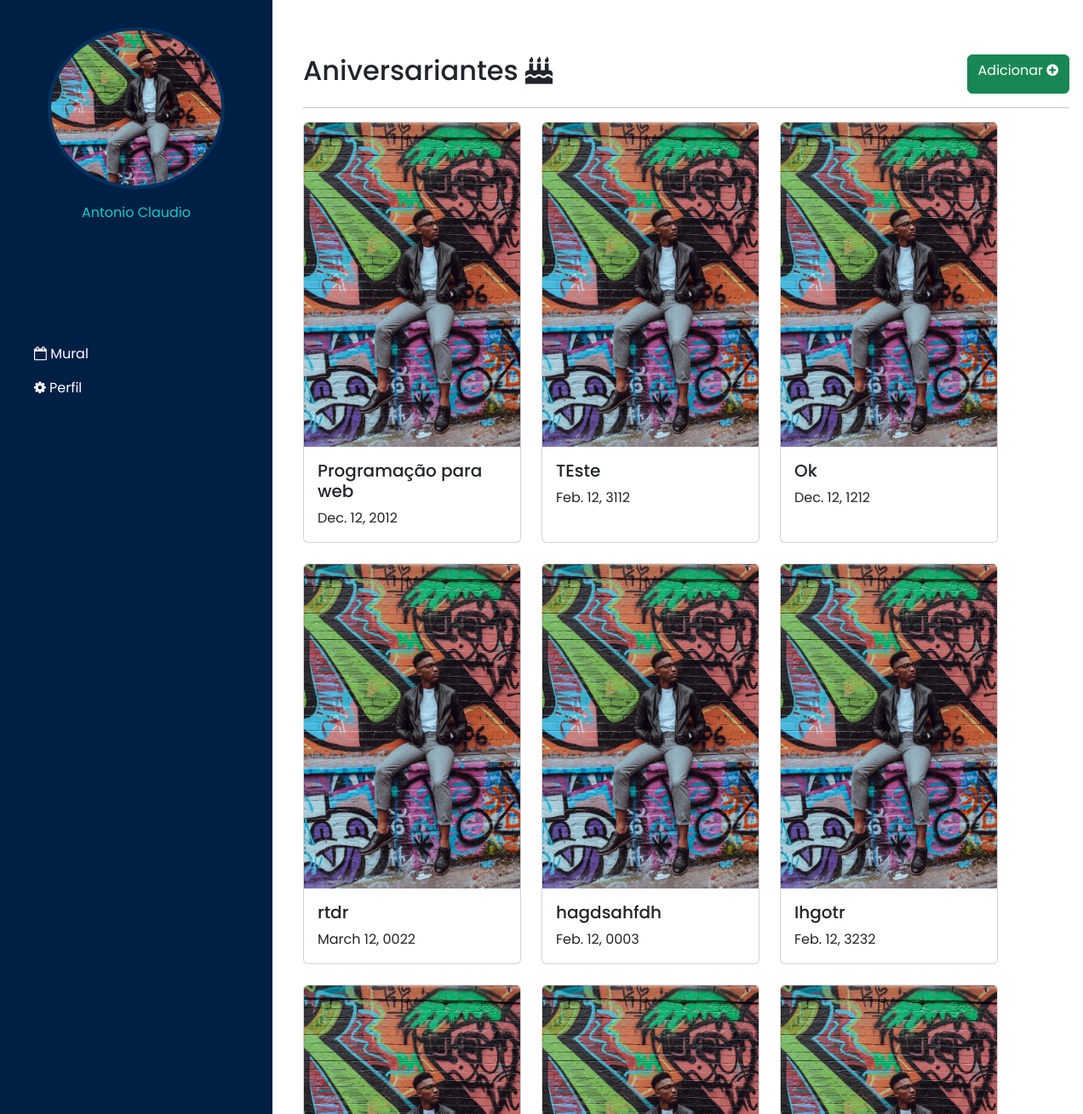
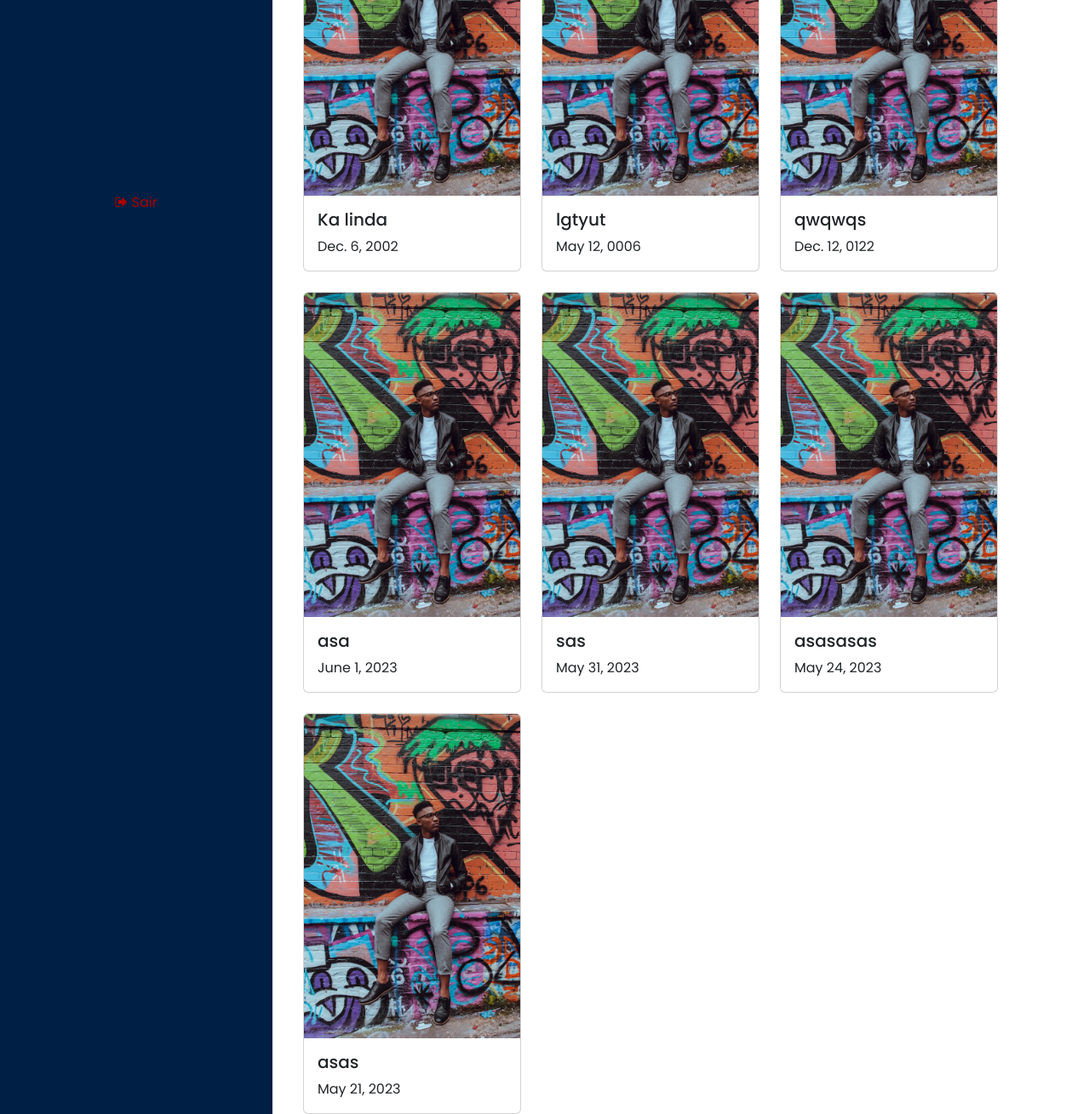
The page / on the database its author committed (2 pictures, top to bottom).
### accounts/models.py (models this page shows, shortened)
class Birthdays(models.Model):
    nome = models.CharField('Nome', max_length=120, blank=False)
    data_nascimento = models.DateField('Data de nascimento', blank=False)
    notificar_por_email = models.BooleanField(
        'Notificar?', blank=True, default=True
    )
    imagem = models.ImageField(upload_to='perfil/images', blank=True, null=True)
    class Meta:
        verbose_name = 'Aniversariante'
        verbose_name_plural = 'Aniversariantes'

### accounts/views.py (the view)
# urls.py: path('', views.index, name='index'),
def index(request):
    template_name = 'index.html'
    birthdays = Birthdays.objects.all()
    context = {
        'birthdays': birthdays
    }
    return render(request, template_name, context)

### accounts/templates/index.html
{% extends 'base.html' %}
{% block context %}
<section class="mt-5 me-5">
    <div class="d-flex justify-content-between aligh-items-center">
        <h2>
            Aniversariantes
            <i class="fa fa-birthday-cake" ></i>
        </h2>
        <a href="{% url 'accounts:register' %}" class="btn btn-success">
            Adicionar
            <i class="fa fa-plus-circle"></i>
        </a>
    </div>
    <hr>
</section>
<div class="d-flex gap-4 flex-wrap aligh-items-center">
    {% for people in birthdays %}
    <div class="card" style="width: 16rem;">
        <img src="../static/img/perfil.jpg" class="card-img-top" alt="...">
        <div class="card-body">
          <h5 class="card-title">{{people.nome}}</h5>
          <p class="card-text">{{people.data_nascimento}}</p>
        </div>
    </div>
    {% endfor %}
</div>
{% endblock %}

### accounts/static/css/styles.css (style rules this page uses)
* { margin: 0; padding: 0; box-sizing: border-box; font-family: 'Poppins', sans-serif; }

### rows shown on the page
Birthdays: nome "Programação para web", data_nascimento "Dec. 12, 2012"
Birthdays: nome "TEste", data_nascimento "Feb. 12, 3112"
Birthdays: nome "Ok", data_nascimento "Dec. 12, 1212"
Birthdays: nome "rtdr", data_nascimento "March 12, 0022"
Birthdays: nome "hagdsahfdh", data_nascimento "Feb. 12, 0003"
Birthdays: nome "Ihgotr", data_nascimento "Feb. 12, 3232"
Birthdays: nome "Ka linda", data_nascimento "Dec. 6, 2002"
Birthdays: nome "lgtyut", data_nascimento "May 12, 0006"
Birthdays: nome "qwqwqs", data_nascimento "Dec. 12, 0122"
Birthdays: nome "asa", data_nascimento "June 1, 2023"
Birthdays: nome "sas", data_nascimento "May 31, 2023"
Birthdays: nome "asasasas", data_nascimento "May 24, 2023"
Birthdays: nome "asas", data_nascimento "May 21, 2023"
